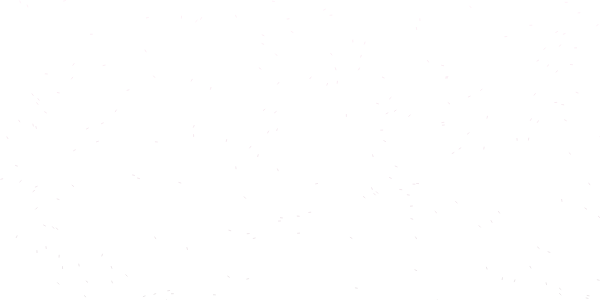
Frame 1 (no input)
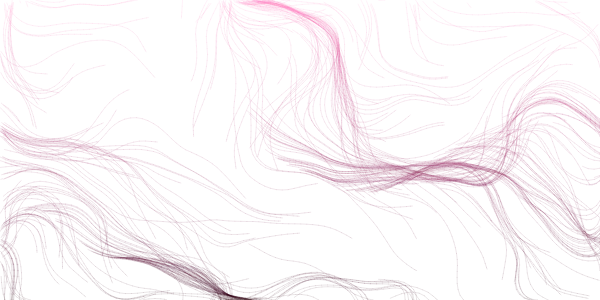
Frame 60 (no input)
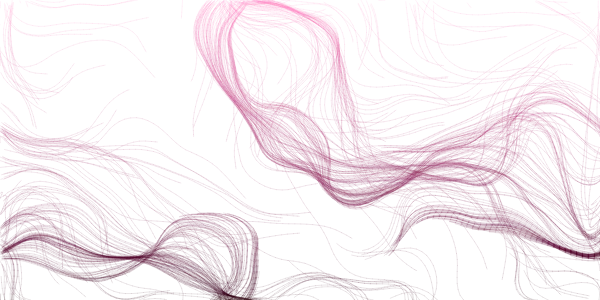
Frame 120 (the mouse pressed at the canvas centre since frame 60)

The p5.js sketch that drew these frames (run headless with seeded random() and noise() and a simulated clock; from frame 60 on, the mouse is pressed at the canvas centre):

// p5.js sketch
// ── sketch.js
var inc = 0.1;
var scl = 10;
var cols, rows;
var z_off = 0;
var fr; 
var particles = [];
var flowfield; 

function setup(){

    createCanvas(600, 300, P2D);

    cols = floor(width / scl);
    rows = floor(height / scl);

    flowfield = new Array(cols * rows);
    for (let i = 0; i < 200 /*play with*/; i++){
        particles.push(new Particle()); 
    }
    background(255);
}

function draw()
{
    var y_off = 0;

    for (var y = 0;   y < rows; y++){
        var x_off = 0;
        for (var x = 0; x < cols; x++){
            var index = x + y * cols;
            var angle  = noise(x_off, y_off, z_off) * TWO_PI * 1.3; //play with - multiply 2pi by a const
            var v = p5.Vector.fromAngle(angle);
            v.setMag(2); //play with
            flowfield[index] = v;
            x_off += inc; 
        } 
        y_off += inc; 
        z_off += 0.0003 ;  //play with
    }
    for(var i = 0; i < particles.length; i++){
        particles[i].follow(flowfield)
        particles[i].update();
        particles[i].edges();
        particles[i].show();
    }
}
// ── particle.js


class Particle{

    constructor(){
        this.pos = createVector(random(width),random(height));
        this.vel = createVector(0,0);
        this.acc = createVector(0,0);
        this.maxspeed = 6; //play with
        
        this.previous_pos = this.pos.copy();

    }
    
    update = function(){

        this.vel.add(this.acc);
        this.vel.limit(this.maxspeed);
        this.pos.add(this.vel);
        this.acc.mult(0);

    }

    follow = function(vectors){
        var x = floor(this.pos.x / scl);
        var y = floor(this.pos.y / scl);
        var index = x + y * cols; //get index for 2d arr
        var force = vectors[index];
        this.applyForce(force);
    }

    applyForce = function (force){
        this.acc.add(force);
    }

    show = function() {
    
       
            colorMode(HSB, 360, 100, 100, 1); // Define HSB ranges
            let hueValue = 330; // Hue for red
            // Map the y position to saturation: 0 at the top (white), 100 at the bottom (red)
            let sat = map(this.pos.y, 0, height, 50, 100);
            // Map the y position to brightness: 100 at the top (white), 50 at the bottom (dark red)
            let bright = map(this.pos.y, 0, height, 100, 20);
            strokeWeight(1);
            stroke(hueValue, sat, bright, 0.1); // Saturation and brightness vary with y position
            line(this.pos.x, this.pos.y, this.previous_pos.x, this.previous_pos.y);
            this.updatePrevious(); 
            
    }
    

    updatePrevious = function(){
        this.previous_pos.x = this.pos.x;
        this.previous_pos.y = this.pos.y;

    }

   
    edges = function(){
        if (this.pos.x > width){
            this.pos.x = 0;
            this.updatePrevious();
        }
        if (this.pos.x < 0){
            this.pos.x = width;
            this.updatePrevious();
       }
        if (this.pos.y > height){
            this.pos.y = 0;
            this.updatePrevious();
        }    
        
        if (this.pos.y < 0){
            this.pos.y = height;
            this.updatePrevious();
        }
    }
}
